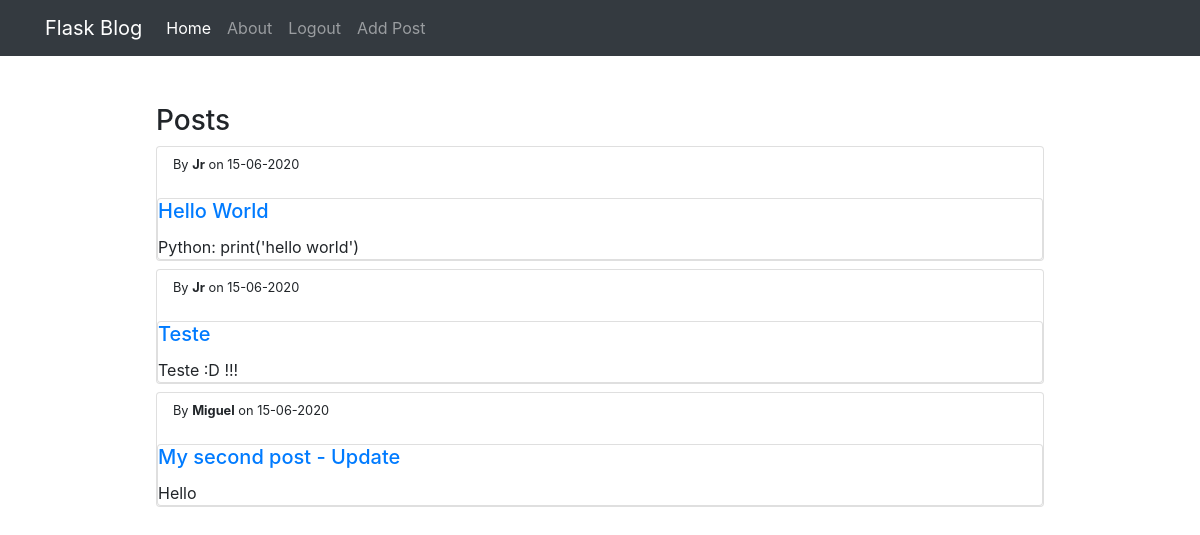
/ (signed in), run on the app's committed database.
### flaskblog/models.py (models this page shows, shortened)
class Post(db.Model, UserMixin):
    id = db.Column(db.Integer, primary_key = True)
    title = db.Column(db.String(60), nullable=False)
    description = db.Column(db.Text, nullable=False)
    date_posted = db.Column(db.DateTime,default = datetime.utcnow)
    user_id = db.Column(db.Integer, db.ForeignKey('user.id'), nullable=False)

class User(db.Model, UserMixin):
    id = db.Column(db.Integer, primary_key = True)
    username = db.Column(db.String(20), unique=True, nullable=False)
    email = db.Column(db.String(40), unique=True, nullable=False)
    password = db.Column(db.String(120),nullable=False)
    posts = db.relationship("Post",backref='author', lazy=True)

### flaskblog/routes.py (the view)
@app.route('/')
def index():
    posts = Post.query.order_by(Post.date_posted.desc()).all()
    return render_template('index.html',posts =posts)

### flaskblog/models.py (called while the page is built)
@login_manager.user_loader
def load_user(user_id):
    return User.query.get(int(user_id))

### flaskblog/templates/index.html
{%extends 'layout.html'%}
{%block content%}
<div class = 'mx-auto' style= 'width:80%'>
        <h3> Posts</h3>
        {%for post in posts%}
        <div class='card mt-2'>
                <small class = 'ml-3 mt-2'>
                        By <strong>{{post.author.username}}</strong>
                        on {{post.date_posted.strftime('%d-%m-%Y')}}
                </small>
                <br>
                <div class='card body'>
                        <h5 class='card-title'><a href = "{{url_for('get_post',post_id=post.id)}}">{{post.title}}</a></h5>
                        <p class= 'card-text'>{{post.description}}</p>
                </div>
        </div>
        {%endfor%}
</div>
{%endblock%}

### data on the page
Post: author.username "Jr", date_posted "15-06-2020", title "Hello World", description "Python: print('hello world')"
Post: author.username "Jr", date_posted "15-06-2020", title "Teste", description "Teste :D !!!"
Post: author.username "Miguel", date_posted "15-06-2020", title "My second post - Update", description "Hello"
